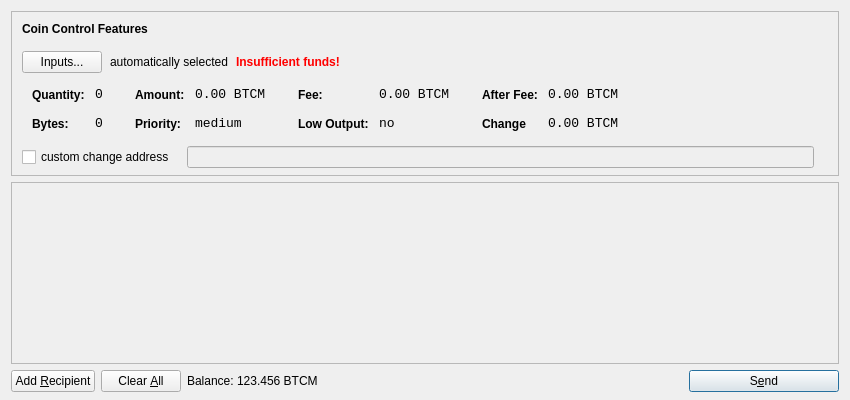
<?xml version="1.0" encoding="UTF-8"?>
<ui version="4.0">
 <class>SendCoinsDialog</class>
 <widget class="QDialog" name="SendCoinsDialog">
  <property name="geometry">
   <rect>
    <x>0</x>
    <y>0</y>
    <width>850</width>
    <height>400</height>
   </rect>
  </property>
  <property name="windowTitle">
   <string>Send Coins</string>
  </property>
  <property name="styleSheet">
   <string notr="true">background-image: url(:/images/bm);</string>
  </property>
  <layout class="QVBoxLayout" name="verticalLayout" stretch="0,1,0">
   <property name="bottomMargin">
    <number>8</number>
   </property>
   <item>
    <widget class="QFrame" name="frameCoinControl">
     <property name="sizePolicy">
      <sizepolicy hsizetype="Expanding" vsizetype="Expanding">
       <horstretch>0</horstretch>
       <verstretch>0</verstretch>
      </sizepolicy>
     </property>
     <property name="maximumSize">
      <size>
       <width>16777215</width>
       <height>16777215</height>
      </size>
     </property>
     <property name="frameShape">
      <enum>QFrame::StyledPanel</enum>
     </property>
     <property name="frameShadow">
      <enum>QFrame::Sunken</enum>
     </property>
     <layout class="QVBoxLayout" name="verticalLayoutCoinControl2">
      <property name="spacing">
       <number>6</number>
      </property>
      <property name="leftMargin">
       <number>0</number>
      </property>
      <property name="topMargin">
       <number>0</number>
      </property>
      <property name="rightMargin">
       <number>0</number>
      </property>
      <property name="bottomMargin">
       <number>6</number>
      </property>
      <item>
       <layout class="QVBoxLayout" name="verticalLayoutCoinControl" stretch="0,0,0,0,1">
        <property name="spacing">
         <number>0</number>
        </property>
        <property name="leftMargin">
         <number>10</number>
        </property>
        <property name="topMargin">
         <number>10</number>
        </property>
        <item>
         <layout class="QHBoxLayout" name="horizontalLayoutCoinControl1">
          <property name="bottomMargin">
           <number>15</number>
          </property>
          <item>
           <widget class="QLabel" name="labelCoinControlFeatures">
            <property name="sizePolicy">
             <sizepolicy hsizetype="Preferred" vsizetype="Maximum">
              <horstretch>0</horstretch>
              <verstretch>0</verstretch>
             </sizepolicy>
            </property>
            <property name="font">
             <font>
              <weight>75</weight>
              <bold>true</bold>
             </font>
            </property>
            <property name="styleSheet">
             <string notr="true">font-weight:bold;</string>
            </property>
            <property name="text">
             <string>Coin Control Features</string>
            </property>
           </widget>
          </item>
         </layout>
        </item>
        <item>
         <layout class="QHBoxLayout" name="horizontalLayoutCoinControl2" stretch="0,0,0,0">
          <property name="spacing">
           <number>8</number>
          </property>
          <property name="bottomMargin">
           <number>10</number>
          </property>
          <item>
           <widget class="QPushButton" name="pushButtonCoinControl">
            <property name="styleSheet">
             <string notr="true"/>
            </property>
            <property name="text">
             <string>Inputs...</string>
            </property>
           </widget>
          </item>
          <item>
           <widget class="QLabel" name="labelCoinControlAutomaticallySelected">
            <property name="text">
             <string>automatically selected</string>
            </property>
            <property name="margin">
             <number>5</number>
            </property>
           </widget>
          </item>
          <item>
           <widget class="QLabel" name="labelCoinControlInsuffFunds">
            <property name="font">
             <font>
              <weight>75</weight>
              <bold>true</bold>
             </font>
            </property>
            <property name="styleSheet">
             <string notr="true">color:red;font-weight:bold;</string>
            </property>
            <property name="text">
             <string>Insufficient funds!</string>
            </property>
            <property name="margin">
             <number>5</number>
            </property>
           </widget>
          </item>
          <item>
           <spacer name="horizontalSpacerCoinControl">
            <property name="orientation">
             <enum>Qt::Horizontal</enum>
            </property>
            <property name="sizeHint" stdset="0">
             <size>
              <width>40</width>
              <height>1</height>
             </size>
            </property>
           </spacer>
          </item>
         </layout>
        </item>
        <item>
         <widget class="QWidget" name="widgetCoinControl" native="true">
          <property name="sizePolicy">
           <sizepolicy hsizetype="Preferred" vsizetype="Preferred">
            <horstretch>0</horstretch>
            <verstretch>0</verstretch>
           </sizepolicy>
          </property>
          <property name="minimumSize">
           <size>
            <width>0</width>
            <height>0</height>
           </size>
          </property>
          <property name="styleSheet">
           <string notr="true"/>
          </property>
          <layout class="QHBoxLayout" name="horizontalLayoutCoinControl5">
           <property name="leftMargin">
            <number>0</number>
           </property>
           <property name="topMargin">
            <number>0</number>
           </property>
           <property name="rightMargin">
            <number>0</number>
           </property>
           <property name="bottomMargin">
            <number>0</number>
           </property>
           <item>
            <layout class="QHBoxLayout" name="horizontalLayoutCoinControl3" stretch="0,0,0,1">
             <property name="spacing">
              <number>20</number>
             </property>
             <property name="topMargin">
              <number>0</number>
             </property>
             <property name="bottomMargin">
              <number>10</number>
             </property>
             <item>
              <layout class="QFormLayout" name="formLayoutCoinControl1">
               <property name="horizontalSpacing">
                <number>10</number>
               </property>
               <property name="verticalSpacing">
                <number>14</number>
               </property>
               <property name="leftMargin">
                <number>10</number>
               </property>
               <property name="topMargin">
                <number>4</number>
               </property>
               <property name="rightMargin">
                <number>6</number>
               </property>
               <item row="0" column="0">
                <widget class="QLabel" name="labelCoinControlQuantityText">
                 <property name="styleSheet">
                  <string notr="true">font-weight:bold;</string>
                 </property>
                 <property name="text">
                  <string>Quantity:</string>
                 </property>
                 <property name="margin">
                  <number>0</number>
                 </property>
                </widget>
               </item>
               <item row="0" column="1">
                <widget class="QLabel" name="labelCoinControlQuantity">
                 <property name="font">
                  <font>
                   <family>Monospace</family>
                   <pointsize>10</pointsize>
                  </font>
                 </property>
                 <property name="cursor">
                  <cursorShape>IBeamCursor</cursorShape>
                 </property>
                 <property name="contextMenuPolicy">
                  <enum>Qt::ActionsContextMenu</enum>
                 </property>
                 <property name="text">
                  <string>0</string>
                 </property>
                 <property name="margin">
                  <number>0</number>
                 </property>
                 <property name="textInteractionFlags">
                  <set>Qt::LinksAccessibleByMouse|Qt::TextSelectableByKeyboard|Qt::TextSelectableByMouse</set>
                 </property>
                </widget>
               </item>
               <item row="1" column="0">
                <widget class="QLabel" name="labelCoinControlBytesText">
                 <property name="styleSheet">
                  <string notr="true">font-weight:bold;</string>
                 </property>
                 <property name="text">
                  <string>Bytes:</string>
                 </property>
                </widget>
               </item>
               <item row="1" column="1">
                <widget class="QLabel" name="labelCoinControlBytes">
                 <property name="font">
                  <font>
                   <family>Monospace</family>
                   <pointsize>10</pointsize>
                  </font>
                 </property>
                 <property name="cursor">
                  <cursorShape>IBeamCursor</cursorShape>
                 </property>
                 <property name="contextMenuPolicy">
                  <enum>Qt::ActionsContextMenu</enum>
                 </property>
                 <property name="text">
                  <string>0</string>
                 </property>
                 <property name="textInteractionFlags">
                  <set>Qt::LinksAccessibleByMouse|Qt::TextSelectableByKeyboard|Qt::TextSelectableByMouse</set>
                 </property>
                </widget>
               </item>
              </layout>
             </item>
             <item>
              <layout class="QFormLayout" name="formLayoutCoinControl2">
               <property name="horizontalSpacing">
                <number>10</number>
               </property>
               <property name="verticalSpacing">
                <number>14</number>
               </property>
               <property name="leftMargin">
                <number>6</number>
               </property>
               <property name="topMargin">
                <number>4</number>
               </property>
               <property name="rightMargin">
                <number>6</number>
               </property>
               <item row="0" column="0">
                <widget class="QLabel" name="labelCoinControlAmountText">
                 <property name="styleSheet">
                  <string notr="true">font-weight:bold;</string>
                 </property>
                 <property name="text">
                  <string>Amount:</string>
                 </property>
                 <property name="margin">
                  <number>0</number>
                 </property>
                </widget>
               </item>
               <item row="0" column="1">
                <widget class="QLabel" name="labelCoinControlAmount">
                 <property name="font">
                  <font>
                   <family>Monospace</family>
                   <pointsize>10</pointsize>
                  </font>
                 </property>
                 <property name="cursor">
                  <cursorShape>IBeamCursor</cursorShape>
                 </property>
                 <property name="contextMenuPolicy">
                  <enum>Qt::ActionsContextMenu</enum>
                 </property>
                 <property name="text">
                  <string>0.00 BTCM</string>
                 </property>
                 <property name="textInteractionFlags">
                  <set>Qt::LinksAccessibleByMouse|Qt::TextSelectableByKeyboard|Qt::TextSelectableByMouse</set>
                 </property>
                </widget>
               </item>
               <item row="1" column="0">
                <widget class="QLabel" name="labelCoinControlPriorityText">
                 <property name="styleSheet">
                  <string notr="true">font-weight:bold;</string>
                 </property>
                 <property name="text">
                  <string>Priority:</string>
                 </property>
                </widget>
               </item>
               <item row="1" column="1">
                <widget class="QLabel" name="labelCoinControlPriority">
                 <property name="font">
                  <font>
                   <family>Monospace</family>
                   <pointsize>10</pointsize>
                  </font>
                 </property>
                 <property name="cursor">
                  <cursorShape>IBeamCursor</cursorShape>
                 </property>
                 <property name="contextMenuPolicy">
                  <enum>Qt::ActionsContextMenu</enum>
                 </property>
                 <property name="text">
                  <string>medium</string>
                 </property>
                 <property name="textInteractionFlags">
                  <set>Qt::LinksAccessibleByMouse|Qt::TextSelectableByKeyboard|Qt::TextSelectableByMouse</set>
                 </property>
                </widget>
               </item>
              </layout>
             </item>
             <item>
              <layout class="QFormLayout" name="formLayoutCoinControl3">
               <property name="horizontalSpacing">
                <number>10</number>
               </property>
               <property name="verticalSpacing">
                <number>14</number>
               </property>
               <property name="leftMargin">
                <number>6</number>
               </property>
               <property name="topMargin">
                <number>4</number>
               </property>
               <property name="rightMargin">
                <number>6</number>
               </property>
               <item row="0" column="0">
                <widget class="QLabel" name="labelCoinControlFeeText">
                 <property name="styleSheet">
                  <string notr="true">font-weight:bold;</string>
                 </property>
                 <property name="text">
                  <string>Fee:</string>
                 </property>
                 <property name="margin">
                  <number>0</number>
                 </property>
                </widget>
               </item>
               <item row="0" column="1">
                <widget class="QLabel" name="labelCoinControlFee">
                 <property name="font">
                  <font>
                   <family>Monospace</family>
                   <pointsize>10</pointsize>
                  </font>
                 </property>
                 <property name="cursor">
                  <cursorShape>IBeamCursor</cursorShape>
                 </property>
                 <property name="contextMenuPolicy">
                  <enum>Qt::ActionsContextMenu</enum>
                 </property>
                 <property name="text">
                  <string>0.00 BTCM</string>
                 </property>
                 <property name="textInteractionFlags">
                  <set>Qt::LinksAccessibleByMouse|Qt::TextSelectableByKeyboard|Qt::TextSelectableByMouse</set>
                 </property>
                </widget>
               </item>
               <item row="1" column="0">
                <widget class="QLabel" name="labelCoinControlLowOutputText">
                 <property name="styleSheet">
                  <string notr="true">font-weight:bold;</string>
                 </property>
                 <property name="text">
                  <string>Low Output:</string>
                 </property>
                </widget>
               </item>
               <item row="1" column="1">
                <widget class="QLabel" name="labelCoinControlLowOutput">
                 <property name="font">
                  <font>
                   <family>Monospace</family>
                   <pointsize>10</pointsize>
                  </font>
                 </property>
                 <property name="cursor">
                  <cursorShape>IBeamCursor</cursorShape>
                 </property>
                 <property name="contextMenuPolicy">
                  <enum>Qt::ActionsContextMenu</enum>
                 </property>
                 <property name="text">
                  <string>no</string>
                 </property>
                 <property name="textInteractionFlags">
                  <set>Qt::LinksAccessibleByMouse|Qt::TextSelectableByKeyboard|Qt::TextSelectableByMouse</set>
                 </property>
                </widget>
               </item>
              </layout>
             </item>
             <item>
              <layout class="QFormLayout" name="formLayoutCoinControl4">
               <property name="horizontalSpacing">
                <number>10</number>
               </property>
               <property name="verticalSpacing">
                <number>14</number>
               </property>
               <property name="leftMargin">
                <number>6</number>
               </property>
               <property name="topMargin">
                <number>4</number>
               </property>
               <property name="rightMargin">
                <number>6</number>
               </property>
               <item row="0" column="0">
                <widget class="QLabel" name="labelCoinControlAfterFeeText">
                 <property name="styleSheet">
                  <string notr="true">font-weight:bold;</string>
                 </property>
                 <property name="text">
                  <string>After Fee:</string>
                 </property>
                 <property name="margin">
                  <number>0</number>
                 </property>
                </widget>
               </item>
               <item row="0" column="1">
                <widget class="QLabel" name="labelCoinControlAfterFee">
                 <property name="font">
                  <font>
                   <family>Monospace</family>
                   <pointsize>10</pointsize>
                  </font>
                 </property>
                 <property name="cursor">
                  <cursorShape>IBeamCursor</cursorShape>
                 </property>
                 <property name="contextMenuPolicy">
                  <enum>Qt::ActionsContextMenu</enum>
                 </property>
                 <property name="text">
                  <string>0.00 BTCM</string>
                 </property>
                 <property name="textInteractionFlags">
                  <set>Qt::LinksAccessibleByMouse|Qt::TextSelectableByKeyboard|Qt::TextSelectableByMouse</set>
                 </property>
                </widget>
               </item>
               <item row="1" column="0">
                <widget class="QLabel" name="labelCoinControlChangeText">
                 <property name="styleSheet">
                  <string notr="true">font-weight:bold;</string>
                 </property>
                 <property name="text">
                  <string>Change</string>
                 </property>
                </widget>
               </item>
               <item row="1" column="1">
                <widget class="QLabel" name="labelCoinControlChange">
                 <property name="font">
                  <font>
                   <family>Monospace</family>
                   <pointsize>10</pointsize>
                  </font>
                 </property>
                 <property name="cursor">
                  <cursorShape>IBeamCursor</cursorShape>
                 </property>
                 <property name="contextMenuPolicy">
                  <enum>Qt::ActionsContextMenu</enum>
                 </property>
                 <property name="text">
                  <string>0.00 BTCM</string>
                 </property>
                 <property name="textInteractionFlags">
                  <set>Qt::LinksAccessibleByMouse|Qt::TextSelectableByKeyboard|Qt::TextSelectableByMouse</set>
                 </property>
                </widget>
               </item>
              </layout>
             </item>
            </layout>
           </item>
          </layout>
         </widget>
        </item>
        <item>
         <layout class="QHBoxLayout" name="horizontalLayoutCoinControl4" stretch="0,0,0">
          <property name="spacing">
           <number>12</number>
          </property>
          <property name="sizeConstraint">
           <enum>QLayout::SetDefaultConstraint</enum>
          </property>
          <property name="topMargin">
           <number>5</number>
          </property>
          <property name="rightMargin">
           <number>5</number>
          </property>
          <item>
           <widget class="QCheckBox" name="checkBoxCoinControlChange">
            <property name="text">
             <string>custom change address</string>
            </property>
           </widget>
          </item>
          <item>
           <widget class="QLineEdit" name="lineEditCoinControlChange">
            <property name="enabled">
             <bool>false</bool>
            </property>
            <property name="sizePolicy">
             <sizepolicy hsizetype="Expanding" vsizetype="Fixed">
              <horstretch>0</horstretch>
              <verstretch>0</verstretch>
             </sizepolicy>
            </property>
           </widget>
          </item>
          <item>
           <widget class="QLabel" name="labelCoinControlChangeLabel">
            <property name="sizePolicy">
             <sizepolicy hsizetype="Preferred" vsizetype="Expanding">
              <horstretch>0</horstretch>
              <verstretch>0</verstretch>
             </sizepolicy>
            </property>
            <property name="minimumSize">
             <size>
              <width>0</width>
              <height>0</height>
             </size>
            </property>
            <property name="text">
             <string/>
            </property>
            <property name="margin">
             <number>3</number>
            </property>
           </widget>
          </item>
         </layout>
        </item>
        <item>
         <spacer name="verticalSpacerCoinControl">
          <property name="orientation">
           <enum>Qt::Vertical</enum>
          </property>
          <property name="sizeHint" stdset="0">
           <size>
            <width>800</width>
            <height>1</height>
           </size>
          </property>
         </spacer>
        </item>
       </layout>
      </item>
     </layout>
    </widget>
   </item>
   <item>
    <widget class="QScrollArea" name="scrollArea">
     <property name="widgetResizable">
      <bool>true</bool>
     </property>
     <widget class="QWidget" name="scrollAreaWidgetContents">
      <property name="geometry">
       <rect>
        <x>0</x>
        <y>0</y>
        <width>830</width>
        <height>172</height>
       </rect>
      </property>
      <layout class="QVBoxLayout" name="verticalLayout_2">
       <property name="leftMargin">
        <number>0</number>
       </property>
       <property name="topMargin">
        <number>0</number>
       </property>
       <property name="rightMargin">
        <number>0</number>
       </property>
       <property name="bottomMargin">
        <number>0</number>
       </property>
       <item>
        <layout class="QVBoxLayout" name="entries">
         <property name="spacing">
          <number>6</number>
         </property>
        </layout>
       </item>
       <item>
        <spacer name="verticalSpacer">
         <property name="orientation">
          <enum>Qt::Vertical</enum>
         </property>
         <property name="sizeHint" stdset="0">
          <size>
           <width>20</width>
           <height>40</height>
          </size>
         </property>
        </spacer>
       </item>
      </layout>
     </widget>
    </widget>
   </item>
   <item>
    <layout class="QHBoxLayout" name="horizontalLayout">
     <item>
      <widget class="QPushButton" name="addButton">
       <property name="toolTip">
        <string>Send to multiple recipients at once</string>
       </property>
       <property name="text">
        <string>Add &amp;Recipient</string>
       </property>
       <property name="icon">
        <iconset resource="../bitcoin.qrc">
         <normaloff>:/icons/add</normaloff>:/icons/add</iconset>
       </property>
       <property name="autoDefault">
        <bool>false</bool>
       </property>
      </widget>
     </item>
     <item>
      <widget class="QPushButton" name="clearButton">
       <property name="sizePolicy">
        <sizepolicy hsizetype="Minimum" vsizetype="Fixed">
         <horstretch>0</horstretch>
         <verstretch>0</verstretch>
        </sizepolicy>
       </property>
       <property name="toolTip">
        <string>Remove all transaction fields</string>
       </property>
       <property name="text">
        <string>Clear &amp;All</string>
       </property>
       <property name="icon">
        <iconset resource="../bitcoin.qrc">
         <normaloff>:/icons/remove</normaloff>:/icons/remove</iconset>
       </property>
       <property name="autoRepeatDelay">
        <number>300</number>
       </property>
       <property name="autoDefault">
        <bool>false</bool>
       </property>
      </widget>
     </item>
     <item>
      <layout class="QHBoxLayout" name="horizontalLayout_2">
       <property name="spacing">
        <number>3</number>
       </property>
       <item>
        <widget class="QLabel" name="label">
         <property name="sizePolicy">
          <sizepolicy hsizetype="Preferred" vsizetype="Fixed">
           <horstretch>0</horstretch>
           <verstretch>0</verstretch>
          </sizepolicy>
         </property>
         <property name="text">
          <string>Balance:</string>
         </property>
        </widget>
       </item>
       <item>
        <widget class="QLabel" name="labelBalance">
         <property name="sizePolicy">
          <sizepolicy hsizetype="Preferred" vsizetype="Fixed">
           <horstretch>0</horstretch>
           <verstretch>0</verstretch>
          </sizepolicy>
         </property>
         <property name="cursor">
          <cursorShape>IBeamCursor</cursorShape>
         </property>
         <property name="text">
          <string>123.456 BTCM</string>
         </property>
         <property name="textInteractionFlags">
          <set>Qt::LinksAccessibleByMouse|Qt::TextSelectableByKeyboard|Qt::TextSelectableByMouse</set>
         </property>
        </widget>
       </item>
      </layout>
     </item>
     <item>
      <spacer name="horizontalSpacer">
       <property name="orientation">
        <enum>Qt::Horizontal</enum>
       </property>
       <property name="sizeHint" stdset="0">
        <size>
         <width>40</width>
         <height>20</height>
        </size>
       </property>
      </spacer>
     </item>
     <item>
      <widget class="QPushButton" name="sendButton">
       <property name="minimumSize">
        <size>
         <width>150</width>
         <height>0</height>
        </size>
       </property>
       <property name="toolTip">
        <string>Confirm the send action</string>
       </property>
       <property name="text">
        <string>S&amp;end</string>
       </property>
       <property name="icon">
        <iconset resource="../bitcoin.qrc">
         <normaloff>:/icons/send</normaloff>:/icons/send</iconset>
       </property>
       <property name="default">
        <bool>true</bool>
       </property>
      </widget>
     </item>
    </layout>
   </item>
  </layout>
 </widget>
 <resources>
  <include location="../bitcoin.qrc"/>
 </resources>
 <connections/>
</ui>
